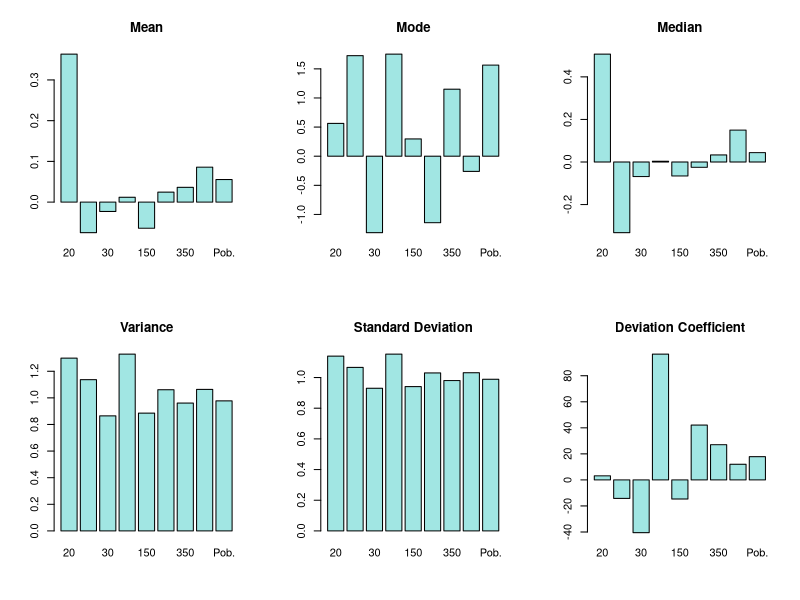

Recreate this plot in R.
get_measures = function(x) {
	return(c(Mean = mean(x), Mode = getmode(x), Median = median(x), Variance = var(x), Sd = sd(x), DC = sd(x) / mean(x)))
}

getmode <- function(v) {
	uniqv <- unique(v)
	uniqv[which.max(tabulate(match(v, uniqv)))]
}

poblation = rnorm(500)

sample_350 = sample(poblation,size=350,replace=FALSE)
sample_150 = sample(poblation,size=150,replace=FALSE)
sample_30 = sample(poblation,size=30,replace=FALSE)
sample_20 = sample(poblation,size=20,replace=FALSE)

sample_350_r = sample(poblation,size=350,replace=TRUE)
sample_150_r = sample(poblation,size=150,replace=TRUE)
sample_30_r = sample(poblation,size=30,replace=TRUE)
sample_20_r = sample(poblation,size=20,replace=TRUE)

# getting measure values

measures = c(
	get_measures(sample_20),
	get_measures(sample_20_r),
	get_measures(sample_30),
	get_measures(sample_30_r),
	get_measures(sample_150),
	get_measures(sample_150_r),
	get_measures(sample_350),
	get_measures(sample_350_r),
	get_measures(poblation)
)

# generating bar plots for c)

bar_names = c(
	"20",
	"20R",
	"30",
	"30R",
	"150",
	"150R",
	"350",
	"350R",
	"Pob."
)

graphic_names = c("Mean", "Mode", "Median", "Variance", "Standard Deviation", "Deviation Coefficient")
cols = length(graphic_names)

M = t(matrix(measures, ncol=cols, byrow=TRUE))

png("sample_analysis.png", width=800, height=800)
par(mfrow=c(2,3))

for(i in c(1:cols)) 
	barplot(M[i,], names.arg=bar_names, main=graphic_names[i], col="#a1e6e3")

dev.off()

mean_conf_interval = function(sample, alpha) {
	m = mean(sample)
	s = sd(sample)
	n = length(sample)

	error = 0

	if(n > 30) {
		error = qnorm(1 - alpha / 2)
	}

	else {
		error = qt(1 - alpha / 2, n - 1)
	}

	st = m - error * s / sqrt(n)
	nd = m + error * s / sqrt(n)

	return(c(start=st, end=nd))
}

variance_conf_interval = function(sample, alpha) {
	n = length(sample)
	vr = var(sample)

	q1 = qchisq(1 - alpha / 2, n - 1)
	q2 = qchisq(alpha / 2, n - 1)

	st = (n - 1) * vr / q1
	nd = (n - 1) * vr / q2

	return(c(start=st, end=nd))
}

print("Mean confidence intervals for S20 and S20R")
print(mean_conf_interval(sample_20, 0.05))
print(mean_conf_interval(sample_20_r, 0.05))
print("", quote=FALSE)

print("Var confidence interval for S20 and S20R")
print(variance_conf_interval(sample_20, 0.05))
print(variance_conf_interval(sample_20_r, 0.05))
print("", quote=FALSE)

print("Mean confidence intervals for S30 and S30R")
print(mean_conf_interval(sample_30, 0.05))
print(mean_conf_interval(sample_30_r, 0.05))
print("", quote=FALSE)

print("Var confidence interval for S30 and S30R")
print(variance_conf_interval(sample_30, 0.05))
print(variance_conf_interval(sample_30_r, 0.05))
print("", quote=FALSE)

print("Mean confidence intervals for S150 and S150R")
print(mean_conf_interval(sample_150, 0.05))
print(mean_conf_interval(sample_150_r, 0.05))
print("", quote=FALSE)

print("Var confidence interval for S150 and S150R")
print(variance_conf_interval(sample_150, 0.05))
print(variance_conf_interval(sample_150_r, 0.05))
print("", quote=FALSE)

print("Mean confidence intervals for S350 and S350R")
print(mean_conf_interval(sample_350, 0.05))
print(mean_conf_interval(sample_350_r, 0.05))
print("", quote=FALSE)

print("Var confidence interval for S350 and S350R")
print(variance_conf_interval(sample_350, 0.05))
print(variance_conf_interval(sample_350_r, 0.05))
print("", quote=FALSE)